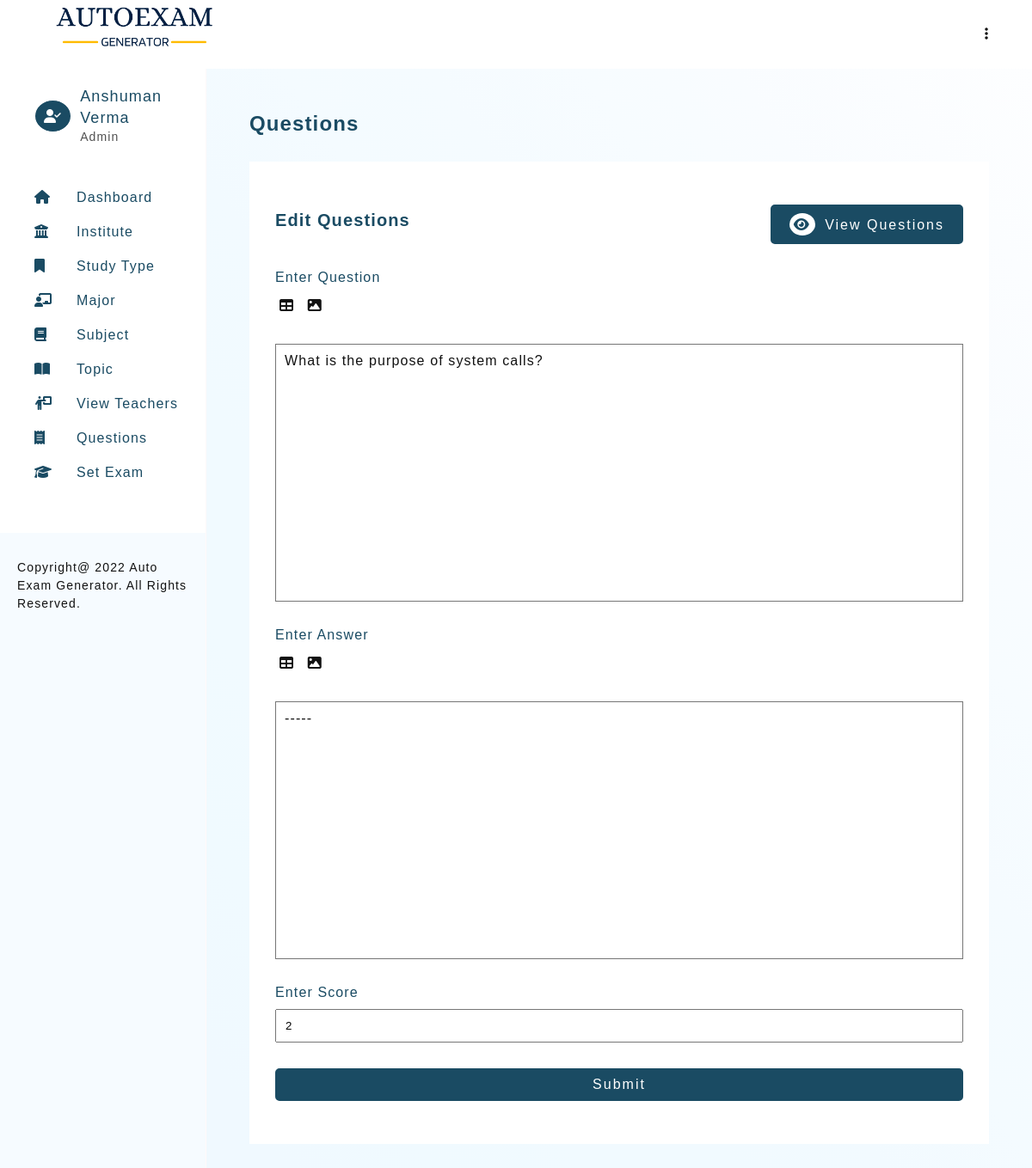
The page /question-3-edit.php?edit=13 (signed in) on the database its author committed.
### tables this page shows
CREATE TABLE `teacher_profile` (
  `teacher_id` int PRIMARY KEY AUTO_INCREMENT,
  `teacher_firstname` varchar(30) NOT NULL,
  `teacher_lastname` varchar(30) NOT NULL,
  `email` varchar(50) UNIQUE,
  `password` varchar(100) NOT NULL,
  `type` ENUM('Admin','Teacher') NOT NULL DEFAULT 'Teacher',
  `addedOn` DATETIME DEFAULT CURRENT_TIMESTAMP
);

CREATE TABLE `question_bank` (
  `question_id` int PRIMARY KEY AUTO_INCREMENT,
  `subject_topic_id` int,
  `question_abbr` varchar(30),
  `question` longtext NOT NULL,
  `optionA` longtext NOT NULL,
  `optionB` longtext NOT NULL,
  `optionC` longtext NOT NULL,
  `optionD` longtext NOT NULL,
  `answer` longtext NOT NULL,
  `score` int NOT NULL,
  `questionAddedBy` int,
   `questionAddedOn` DATETIME DEFAULT CURRENT_TIMESTAMP,
  FOREIGN KEY (`questionAddedBy`) REFERENCES `teacher_profile`(`teacher_id`) ON UPDATE CASCADE ON DELETE SET NULL,
  FOREIGN KEY (`Subject_topic_id`) REFERENCES `subject_topic`(`subject_topic_id`) ON UPDATE CASCADE ON DELETE SET NULL,
  FOREIGN KEY (`question_abbr`) REFERENCES `question_type`(`question_abbr`) ON UPDATE CASCADE ON DELETE SET NULL
);

### includes/config.php (called while the page is built, shortened)
<?php
    $sitename = "Auto Exam Generator";

### question-3-edit.php (the view, shortened to what this page needs)
<?php
    require_once './templates/header.php';
    if(isset($_GET['edit']))
    {
        $questionQ = mysqli_query($connection,
            "SELECT * FROM `question_bank`
            WHERE `question_bank`.`question_id` = '$_GET[edit]'"
        );
        if(mysqli_num_rows($questionQ) == 1 )
        {
            $questionRow = mysqli_fetch_assoc($questionQ);
            $question = $questionRow['question'];
            $answer = $questionRow['answer'];
            $score = $questionRow['score'];
?>
<section>
    <h3 class="heading">Questions</h3>
    <div class="card">
        <div class="card-heading">
            <div>
                <h4 class="sub-heading">Edit Questions</h4>
            </div>
            <a href="question-view.php" class="btn  btn-green"><i class="fa-solid fa-eye"></i> View Questions</a>
        </div>
        <form method="post" class="form-container g-large">
            <div>
                <label for="">Enter Question</label>
                <div>
                    <a href="javascript:void(0)" class="icon-btn" title="Add Table" onclick="displayEditorForm('table-block', 'questionContent', 'questionEditor')"><i class="fa-solid fa-table"></i></a>
                    <a href="javascript:void(0)" class="icon-btn" title="Add Image" onclick="displayEditorForm('upload-block', 'questionContent', 'questionEditor')"><i class="fa-solid fa-image"></i></a>
                </div>
            </div>
            <div id="questionEditor" class="editor" contenteditable="true" onkeyup="addContent(this.innerHTML, 'questionContent')" aria-placeholder="Enter Question">
            <?= $question; ?>
            </div>
            <div>
                <label for="answer" class="form-label">Enter Answer</label>
                <div>
                    <a href="javascript:void(0)" class="icon-btn" title="Add Table"  onclick="displayEditorForm('table-block', 'answerContent', 'answerEditor')"><i class="fa-solid fa-table"></i></a>
                    <a href="javascript:void(0)" class="icon-btn" title="Add Image" onclick="displayEditorForm('upload-block', 'answerContent', 'answerEditor')"><i class="fa-solid fa-image"></i></a>
                </div>
            </div>
            <div id="answerEditor" class="editor" contenteditable="true" onkeyup="addContent(this.innerHTML, 'answerContent')" aria-placeholder="Enter Answer">
            <?= $answer; ?>
            </div>
            <div>
                <label for="score" class="form-label">Enter Score</label>
                <input type="number" name="score" class="form-control" id="score" placeholder="Enter score" value="<?= $score; ?>">
            </div>
            <button type="submit" class="btn btn-green" name="submit" onclick="contentAdd()">Submit</button>
        </form>
    </div>
</section>
<?php
}
}
    require_once './templates/footer.php';
?>

### templates/header.php (shortened to what this page needs)
<?php
    require './includes/config.php';
    require_once './includes/connection.php';
    if(isset($_SESSION['user']))
    {
        $userQuery = mysqli_query($connection, "SELECT * FROM teacher_profile WHERE email = '$_SESSION[user]'");
        $userRow = mysqli_fetch_assoc($userQuery);
    }
?>
<!DOCTYPE html>
<html lang="en">
<head>
    <link rel="stylesheet" href="./assets/css/main.css">
    <link rel="stylesheet" href="./assets/css/style.css">
    <link rel="stylesheet" href="https://cdnjs.cloudflare.com/ajax/libs/font-awesome/6.1.1/css/all.min.css">
</head>
<body>
    <header class="admin-header">
        <h1 class="title">
            <img src="./assets/images/logo.png" alt="Auto Exam Generator" height="60px">
        </h1>
        <div>
            <ul>
                <li class="dropmenu">
                    <a href="#"><i class="fa-solid fa-ellipsis-vertical"></i></a>
                </li>
            </ul>
        </div>
    </header>
    <aside id="asideMenu">
        <div class="profile-header" id="profile-header2">
            <?php
                if($_SESSION['userType'] == 'Admin')
                {
                    echo "<i class=\"fa-solid fa-user-check\"></i>";
                }
                else
                {
                    echo "<i class=\"fa-solid fa-user\"></i>";
                }
            ?>
            <div>
                <h2>
                    <?=
                        $userRow['teacher_firstname'] ." ". $userRow['teacher_lastname']
                    ?>
                </h2>
                <p> <?=  $_SESSION['userType']; ?> </p>
            </div>
        </div>
        <section id="nav-header">
            <nav>
                <ul class="navbar">
                    <li><a href="dashboard.php"><i class="fa-solid fa-house"></i><span>Dashboard</span></a></li>
                            <li><a href="institute-view.php"><i class="fa-solid fa-building-columns"></i><span>Institute</span></a></li>
                            <li><a href="studyType-view.php"><i class="fa-solid fa-bookmark"></i><span>Study Type</span></a></li>
                            <li><a href="major-view.php"><i class="fa-solid fa-chalkboard-user"></i><span>Major</span></a></li>
                            <li><a href="subject-view.php"><i class="fa-solid fa-book"></i><span>Subject</span></a></li>
                            <li><a href="topic-view.php"><i class="fa-solid fa-book-open"></i><span>Topic</span></a></li>
                    <?php
                        if($_SESSION['userType'] == 'Admin')
                        {
                    ?>
                            <li><a href="teacher-view.php"><i class="fa-solid fa-person-chalkboard"></i><span>View Teachers</span></a></li>
                    <?php
                        }
                    ?>
                    <li><a href="question-view.php"><i class="fa-solid fa-receipt"></i><span>Questions</span></a></li>
                    <li><a href="setExam-1.php"><i class="fa-solid fa-graduation-cap"></i><span>Set Exam</span></a></li>
                </ul>
            </nav>
        </section>
        <footer class="copyright">Copyright@
            <?= date("Y"); ?>
            <?= $sitename; ?>. All Rights Reserved.
        </footer>
    </aside>
    <main>

### assets/css/main.css (style rules this page uses)
* { margin: 0; padding: 0; box-sizing: border-box; }
body { font-family: 'Gill Sans', 'Gill Sans MT', Calibri, 'Trebuchet MS', sans-serif; color: #121212; letter-spacing: 0.07em; }
html { scroll-behavior: smooth; }
a { text-decoration: none; }
ul { list-style: none; }
.btn { padding: 8px 20px; border-radius: 5px; transition: all 0.2s; letter-spacing: 2px; font-size: 16px; }
.btn i { border-radius: 50%; padding: 5px; margin-right: 5px; transition: all 0.2s; }
.btn-green { background-color: #1a4b63; color: #fff; border: solid 2px #1a4b63; }
.btn-green i { background-color: #fff; color: #1a4b63; }

### assets/css/style.css (style rules this page uses)
:root { --primary-color: #1a4b63; }
body { color: #121212; }
.admin-header { padding: 0 50px; background-color: #fff; display: flex; justify-content: space-between; width: 100%; z-index: 12; height: 10vh; line-height: 10vh; position: fixed; top: 0; left: 0; }
.admin-header .dropmenu { position: relative; text-align: right; }
.admin-header .dropmenu a { color: #121212; }
aside { width: 50%; background-color: #fff; height: 100%; overflow: auto; position: fixed; display: flex; flex-direction: column; justify-content: space-between; border-right: solid 1px rgb(255, 249, 249); display: none; background-color: #f6fbff; }
aside > #nav-header { padding: 20px 20px 50px 40px; display: grid; grid-template-columns: 1fr; row-gap: 20px; align-content: start; background-color: #fff; }
h1.title { color: var(--primary-color); font-size: 18px; }
.profile-header { display: flex; justify-content: flex-start; align-items: center; line-height: 1.4; padding: 20px 20px 20px 40px; background-color: #fff; }
.profile-header > i { border-radius: 50%; color: #fff; border: solid 1px; padding: 10px; background-color: var(--primary-color); margin-right: 10px; }
.profile-header > div > h2 { color: var(--primary-color); font-size: 18px; font-weight: normal; }
.profile-header > div > p { color: #515151; font-size: 14px; }
aside > #nav-header > nav > ul { line-height: 2.5; }
aside > #nav-header > nav > ul > li > a { color: var(--primary-color); font-size: 16px; display: block; }
aside > #nav-header > nav > ul > li > a > i { display: inline-block; width: 30px; }
aside > #nav-header > nav > ul > li > a > span { margin-left: 19px; }
aside > footer { background-color: #f6fbff; padding: 30px 20px 30px; line-height: 1.5; font-size: 14px; }
main { background-image: linear-gradient(to right top, #f0f9ff, #f0f9ff, #f0faff, #f1faff, #f1faff, #f2faff, #f4fbff, #f5fbff, #f7fcff, #f9fcff, #fbfdff, #fdfeff); min-height: 100vh; padding: 50px 50px; margin-top: 10vh; }
main > section { margin-bottom: 100px; }
.heading { color: var(--primary-color); margin-bottom: 30px; font-size: 24px; font-weight: 600; }
.sub-heading { color: var(--primary-color); margin-bottom: 10px; font-size: 20px; font-weight: 600; }
.card { background-color: #fff; padding: 50px 30px; }
.card-heading { display: flex; justify-content: space-between; align-items: center; margin-bottom: 30px; flex-direction: column; }
.form-container { display: grid; grid-template-columns: 1fr; }
.g-large { grid-gap: 30px; }
.form-container > div > label, .form-label { display: block; color: var(--primary-color); margin-bottom: 10px; }
.form-container .form-control { width: 100%; padding: 10px; }
.form-container > button { grid-template-columns: 200px; }
@media (min-width: 992px) { aside { display: block; width: 20%; } }
@media (min-width: 992px) { main { margin-left: 20%; width: 80%; } }
@media (min-width: 992px) { .card-heading { flex-direction: row; } }
.form-control { display: block; width: 100%; padding: 10px; }
.icon-btn { padding: 5px; display: inline-block; background: transparent; border: none; color: #121212; }
.editor { border: solid 1px rgb(118, 118, 118); width: 100%; padding: 10px; min-height: 300px; height: 300px; overflow: auto; }

### rows shown on the page
teacher_profile: teacher_firstname "Anshuman", teacher_lastname "Verma"
question_bank: question "What is the purpose of system calls?", answer "-----", score "2"

### other values the page prints
$_SESSION['userType'] "Admin"
$sitename "Auto Exam Generator"
